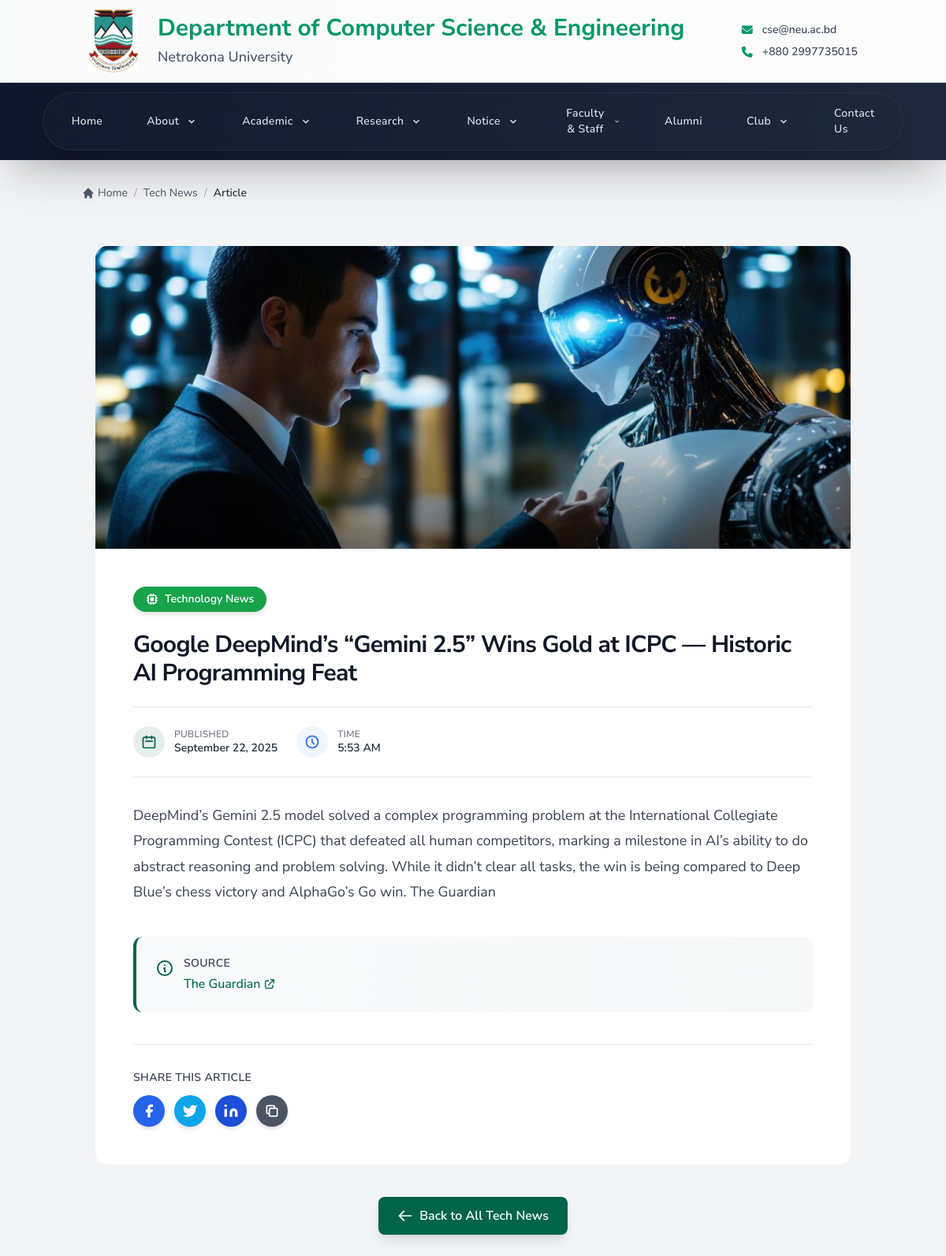
The app's page /tech-news/2/ with its own data.
### cse_app/models.py (models this page shows, shortened)
class TechNews(models.Model):
    title = models.CharField(max_length=200)
    content = RichTextField()
    source = models.CharField(max_length=100, blank=True)
    url = models.URLField(blank=True)
    published_date = models.DateTimeField(default=timezone.now)
    image = models.ImageField(upload_to='tech_news/', blank=True)
    class Meta:
        verbose_name_plural = "Tech News"
        ordering = ['-published_date']

### cse_app/views.py (the view)
# urls.py: path('tech-news/<int:pk>/', views.detail_tech_news, name='detail_tech_news'),
def detail_tech_news(request, pk):
    news = get_object_or_404(TechNews, pk=pk)
    page_view, created = ViewCount.objects.get_or_create(page_name=f'tech_news_{pk}')
    page_view.increment()
    return render(request, 'cse/tech_news/detail_tech_news.html', {'news': news})

### cse_app/context_processors.py (called while the page is built)
def scrolling_notice(request):
    notice = ScrollingNotice.objects.filter(is_active=True).first()
    return {'scrolling_notice': notice.text if notice else ''}

### cse_app/models.py (called while the page is built)
    def increment(self):
        self.count += 1
        self.save()

### templates/cse/tech_news/detail_tech_news.html (shortened to what this page needs)
{% extends 'base.html' %}
{% load static %}
{% block content %}
<div class="min-h-screen ">
        <nav class="mb-6" aria-label="Breadcrumb">
            <ol class="flex items-center space-x-2 text-sm text-gray-600">
                <li>
                    <a href="{% url 'home' %}" class="hover:text-[#02644A] transition-colors flex items-center">
                        <svg class="w-4 h-4 mr-1" fill="currentColor" viewBox="0 0 20 20">
                            <path d="M10.707 2.293a1 1 0 00-1.414 0l-7 7a1 1 0 001.414 1.414L4 10.414V17a1 1 0 001 1h2a1 1 0 001-1v-2a1 1 0 011-1h2a1 1 0 011 1v2a1 1 0 001 1h2a1 1 0 001-1v-6.586l.293.293a1 1 0 001.414-1.414l-7-7z"></path>
                        </svg>
                        Home
                    </a>
                </li>
                <li><span class="text-gray-400">/</span></li>
                <li>
                    <a href="{% url 'all_tech_news' %}" class="hover:text-[#02644A] transition-colors">Tech News</a>
                </li>
                <li><span class="text-gray-400">/</span></li>
                <li class="text-gray-800 font-medium">Article</li>
            </ol>
        </nav>
    <div class="container mx-auto px-4 py-8 max-w-5xl">
        <article class="bg-white rounded-2xl overflow-hidden border border-gray-100 hover:shadow-sm transition-shadow duration-300">
            {% if news.image %}
            <div class="relative h-96 overflow-hidden">
                <img src="{{ news.image.url }}"
                     alt="{{ news.title }}"
                     class="w-full h-full object-cover transform hover:scale-105 transition-transform duration-700">
                <div class="absolute inset-0 bg-gradient-to-t from-black/50 via-transparent to-transparent"></div>
            </div>
            {% endif %}
            <div class="p-8 md:p-12">
                <div class="mb-6">
                    <span class="inline-flex items-center px-4 py-1.5 bg-green-600 text-white text-sm font-semibold rounded-full shadow-md">
                        Technology News
                    </span>
                </div>
                <h1 class="text-3xl md:text-3xl font-bold text-gray-900 mb-6 leading-tight tracking-tight">
                    {{ news.title }}
                </h1>
                <div class="flex flex-wrap items-center gap-6 py-6 mb-8 border-y border-gray-200">
                    <div class="flex items-center text-gray-600">
                        <div class="flex items-center justify-center w-10 h-10 rounded-full bg-[#02644A]/10 mr-3">
                            <svg class="w-5 h-5 text-[#02644A]" fill="none" stroke="currentColor" viewBox="0 0 24 24">
                                <path stroke-linecap="round" stroke-linejoin="round" stroke-width="2" d="M8 7V3m8 4V3m-9 8h10M5 21h14a2 2 0 002-2V7a2 2 0 00-2-2H5a2 2 0 00-2 2v12a2 2 0 002 2z"></path>
                            </svg>
                        </div>
                        <div>
                            <p class="text-xs text-gray-500 uppercase tracking-wide font-medium">Published</p>
                            <p class="text-sm font-semibold text-gray-800">{{ news.published_date|date:"F d, Y" }}</p>
                        </div>
                    </div>
                    <div class="flex items-center text-gray-600">
                        <div class="flex items-center justify-center w-10 h-10 rounded-full bg-blue-50 mr-3">
                            <svg class="w-5 h-5 text-blue-600" fill="none" stroke="currentColor" viewBox="0 0 24 24">
                                <path stroke-linecap="round" stroke-linejoin="round" stroke-width="2" d="M12 8v4l3 3m6-3a9 9 0 11-18 0 9 9 0 0118 0z"></path>
                            </svg>
                        </div>
                        <div>
                            <p class="text-xs text-gray-500 uppercase tracking-wide font-medium">Time</p>
                            <p class="text-sm font-semibold text-gray-800">{{ news.published_date|date:"g:i A" }}</p>
                        </div>
                    </div>
                </div>
                <div class="max-w-none mb-10 text-gray-700 leading-relaxed">
                    <div class="text-base md:text-lg space-y-4 [&>p]:mb-5 [&>p]:leading-[1.8] [&>h2]:text-3xl [&>h2]:font-bold [&>h2]:mt-8 [&>h2]:mb-4 [&>h2]:text-gray-900 [&>h3]:text-2xl [&>h3]:font-semibold [&>h3]:mt-7 [&>h3]:mb-3.5 [&>h3]:text-gray-800 [&>ul]:ml-6 [&>ul]:mb-5 [&>ul]:list-disc [&>ol]:ml-6 [&>ol]:mb-5 [&>ol]:list-decimal [&>li]:mb-2 [&>li]:leading-[1.7] [&>a]:text-[#02644A] [&>a]:underline [&>a]:transition-colors hover:[&>a]:text-[#00916a] [&>img]:rounded-lg [&>img]:my-6 [&>img]:shadow-md [&>blockquote]:border-l-4 [&>blockquote]:border-[#02644A] [&>blockquote]:pl-6 [&>blockquote]:my-6 [&>blockquote]:italic [&>blockquote]:text-gray-600 [&>blockquote]:bg-gray-50 [&>blockquote]:py-4 [&>blockquote]:rounded-md [&>code]:bg-gray-100 [&>code]:px-1.5 [&>code]:py-0.5 [&>code]:rounded [&>code]:text-sm [&>code]:text-red-600 [&>pre]:bg-gray-800 [&>pre]:text-gray-100 [&>pre]:p-4 [&>pre]:rounded-lg [&>pre]:overflow-x-auto [&>pre]:my-6 [&>pre>code]:bg-transparent [&>pre>code]:text-inherit [&>pre>code]:p-0">
                        {{ news.content|safe }}
                    </div>
                </div>
                {% if news.source %}
                <div class="mt-10 p-6 bg-gradient-to-r from-gray-50 to-gray-100 rounded-xl border-l-4 border-[#02644A]">
                    <div class="flex items-start">
                        <svg class="w-6 h-6 text-[#02644A] mr-3 mt-1 flex-shrink-0" fill="none" stroke="currentColor" viewBox="0 0 24 24">
                            <path stroke-linecap="round" stroke-linejoin="round" stroke-width="2" d="M13 16h-1v-4h-1m1-4h.01M21 12a9 9 0 11-18 0 9 9 0 0118 0z"></path>
                        </svg>
                        <div>
                            <p class="text-sm font-semibold text-gray-700 mb-1 uppercase tracking-wide">Source</p>
                            {% if news.url %}
                            <a href="{{ news.url }}"
                               target="_blank"
                               rel="noopener noreferrer"
                               class="text-[#02644A] hover:text-[#00916a] font-medium inline-flex items-center group transition-colors">
                                {{ news.source }}
                                <svg class="w-4 h-4 ml-1 group-hover:translate-x-1 transition-transform" fill="none" stroke="currentColor" viewBox="0 0 24 24">
                                    <path stroke-linecap="round" stroke-linejoin="round" stroke-width="2" d="M10 6H6a2 2 0 00-2 2v10a2 2 0 002 2h10a2 2 0 002-2v-4M14 4h6m0 0v6m0-6L10 14"></path>
                                </svg>
                            </a>
                            {% else %}
                            <p class="text-gray-800 font-medium">{{ news.source }}</p>
                            {% endif %}
                        </div>
                    </div>
                </div>
                {% endif %}
                <div class="mt-10 pt-8 border-t border-gray-200">
                    <p class="text-sm font-semibold text-gray-700 mb-3 uppercase tracking-wide">Share This Article</p>
                    <div class="flex gap-3">
                        <button onclick="shareOnFacebook()" class="flex items-center justify-center w-10 h-10 rounded-full bg-blue-600 hover:bg-blue-700 text-white transition-colors shadow-md hover:shadow-lg transform hover:scale-110 duration-200">
                            <svg class="w-5 h-5" fill="currentColor" viewBox="0 0 24 24">
                                <path d="M18 2h-3a5 5 0 00-5 5v3H7v4h3v8h4v-8h3l1-4h-4V7a1 1 0 011-1h3z"></path>
                            </svg>
                        </button>
                        <button onclick="shareOnTwitter()" class="flex items-center justify-center w-10 h-10 rounded-full bg-sky-500 hover:bg-sky-600 text-white transition-colors shadow-md hover:shadow-lg transform hover:scale-110 duration-200">
                            <svg class="w-5 h-5" fill="currentColor" viewBox="0 0 24 24">
                                <path d="M23 3a10.9 10.9 0 01-3.14 1.53 4.48 4.48 0 00-7.86 3v1A10.66 10.66 0 013 4s-4 9 5 13a11.64 11.64 0 01-7 2c9 5 20 0 20-11.5a4.5 4.5 0 00-.08-.83A7.72 7.72 0 0023 3z"></path>
                            </svg>
                        </button>
                        <button onclick="shareOnLinkedIn()" class="flex items-center justify-center w-10 h-10 rounded-full bg-blue-700 hover:bg-blue-800 text-white transition-colors shadow-md hover:shadow-lg transform hover:scale-110 duration-200">
                            <svg class="w-5 h-5" fill="currentColor" viewBox="0 0 24 24">
                                <path d="M16 8a6 6 0 016 6v7h-4v-7a2 2 0 00-2-2 2 2 0 00-2 2v7h-4v-7a6 6 0 016-6zM2 9h4v12H2z"></path>
                                <circle cx="4" cy="4" r="2"></circle>
                            </svg>
                        </button>
                        <button onclick="copyLink()" class="flex items-center justify-center w-10 h-10 rounded-full bg-gray-600 hover:bg-gray-700 text-white transition-colors shadow-md hover:shadow-lg transform hover:scale-110 duration-200">
                            <svg class="w-5 h-5" fill="none" stroke="currentColor" viewBox="0 0 24 24">
                                <path stroke-linecap="round" stroke-linejoin="round" stroke-width="2" d="M8 16H6a2 2 0 01-2-2V6a2 2 0 012-2h8a2 2 0 012 2v2m-6 12h8a2 2 0 002-2v-8a2 2 0 00-2-2h-8a2 2 0 00-2 2v8a2 2 0 002 2z"></path>
                            </svg>
                        </button>
                    </div>
                </div>
            </div>
        </article>
        <div class="mt-10 flex justify-center">
            <a href="{% url 'all_tech_news' %}"
               class="group inline-flex items-center px-6 py-3 bg-[#02644A] hover:bg-[#00916a] text-white font-semibold rounded-lg shadow-lg hover:shadow-xl transition-all duration-300 transform hover:-translate-y-0.5">
                <svg class="w-5 h-5 mr-2 group-hover:-translate-x-1 transition-transform" fill="none" stroke="currentColor" viewBox="0 0 24 24">
                    <path stroke-linecap="round" stroke-linejoin="round" stroke-width="2" d="M10 19l-7-7m0 0l7-7m-7 7h18"></path>
                </svg>
                Back to All Tech News
            </a>
        </div>
    </div>
</div>
{% endblock %}

### templates/base.html (style rules this page uses)
* { font-family: 'Nunito Sans', -apple-system, BlinkMacSystemFont, 'Segoe UI', Roboto, Oxygen, Ubuntu, Cantarell, sans-serif; }
.font-semibold { font-weight: 600; }
.font-bold { font-weight: 700; }
:root { --custom-green: #02644A; --custom-green-hover: #00916a; }
html { scroll-behavior: smooth; }

### templates/Footer.html (style rules this page uses)
.bg-gradient-to-r { background-size: 200% 200%; animation: gradientShift 4s ease infinite; }

### records on screen
TechNews: image (picture), title "Google DeepMind’s “Gemini 2.5” Wins Gold at ICPC — Historic AI Programming Feat", published_date "September 22, 2025", published_date "5:53 AM", content "DeepMind’s Gemini 2.5 model solved a complex programming problem at the International Collegiate Programming Contest (ICPC) that defeated all human competitors, marking a milestone in AI’s ability to do abstract reasoning and problem solving. While it didn’t clear all tasks, the win is being compared to Deep Blue’s chess victory and AlphaGo’s Go win. The Guardian", source "The Guardian"
